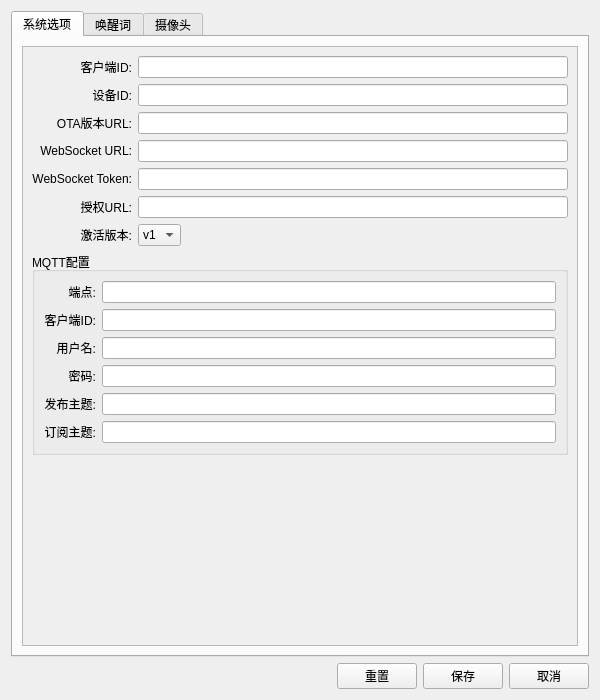
<?xml version="1.0" encoding="UTF-8"?>
<ui version="4.0">
 <class>SettingsWindow</class>
 <widget class="QDialog" name="SettingsWindow">
  <property name="geometry">
   <rect>
    <x>0</x>
    <y>0</y>
    <width>600</width>
    <height>700</height>
   </rect>
  </property>
  <property name="windowTitle">
   <string>参数配置</string>
  </property>
  <property name="modal">
   <bool>true</bool>
  </property>
  <layout class="QVBoxLayout" name="verticalLayout">
   <item>
    <widget class="QTabWidget" name="tabWidget">
     <property name="currentIndex">
      <number>0</number>
     </property>
     <widget class="QWidget" name="system_tab">
      <attribute name="title">
       <string>系统选项</string>
      </attribute>
      <layout class="QVBoxLayout" name="system_layout">
       <item>
        <widget class="QScrollArea" name="system_scroll">
         <property name="widgetResizable">
          <bool>true</bool>
         </property>
         <widget class="QWidget" name="system_content">
          <property name="geometry">
           <rect>
            <x>0</x>
            <y>0</y>
            <width>574</width>
            <height>474</height>
           </rect>
          </property>
          <layout class="QFormLayout" name="system_form">
           <property name="labelAlignment">
            <set>Qt::AlignRight|Qt::AlignVCenter</set>
           </property>
           <property name="fieldGrowthPolicy">
            <enum>QFormLayout::ExpandingFieldsGrow</enum>
           </property>
           <item row="0" column="0">
            <widget class="QLabel" name="client_id_label">
             <property name="text">
              <string>客户端ID:</string>
             </property>
             <property name="alignment">
              <set>Qt::AlignRight|Qt::AlignVCenter</set>
             </property>
            </widget>
           </item>
           <item row="0" column="1">
            <widget class="QLineEdit" name="client_id_edit">
             <property name="readOnly">
              <bool>false</bool>
             </property>
            </widget>
           </item>
           <item row="1" column="0">
            <widget class="QLabel" name="device_id_label">
             <property name="text">
              <string>设备ID:</string>
             </property>
             <property name="alignment">
              <set>Qt::AlignRight|Qt::AlignVCenter</set>
             </property>
            </widget>
           </item>
           <item row="1" column="1">
            <widget class="QLineEdit" name="device_id_edit">
             <property name="readOnly">
              <bool>false</bool>
             </property>
            </widget>
           </item>
           <item row="2" column="0">
            <widget class="QLabel" name="ota_url_label">
             <property name="text">
              <string>OTA版本URL:</string>
             </property>
             <property name="alignment">
              <set>Qt::AlignRight|Qt::AlignVCenter</set>
             </property>
            </widget>
           </item>
           <item row="2" column="1">
            <widget class="QLineEdit" name="ota_url_edit"/>
           </item>
           <item row="3" column="0">
            <widget class="QLabel" name="websocket_url_label">
             <property name="text">
              <string>WebSocket URL:</string>
             </property>
             <property name="alignment">
              <set>Qt::AlignRight|Qt::AlignVCenter</set>
             </property>
            </widget>
           </item>
           <item row="3" column="1">
            <widget class="QLineEdit" name="websocket_url_edit"/>
           </item>
           <item row="4" column="0">
            <widget class="QLabel" name="websocket_token_label">
             <property name="text">
              <string>WebSocket Token:</string>
             </property>
             <property name="alignment">
              <set>Qt::AlignRight|Qt::AlignVCenter</set>
             </property>
            </widget>
           </item>
           <item row="4" column="1">
            <widget class="QLineEdit" name="websocket_token_edit"/>
           </item>
           <item row="5" column="0">
            <widget class="QLabel" name="authorization_url_label">
             <property name="text">
              <string>授权URL:</string>
             </property>
             <property name="alignment">
              <set>Qt::AlignRight|Qt::AlignVCenter</set>
             </property>
            </widget>
           </item>
           <item row="5" column="1">
            <widget class="QLineEdit" name="authorization_url_edit"/>
           </item>
           <item row="6" column="0">
            <widget class="QLabel" name="activation_version_label">
             <property name="text">
              <string>激活版本:</string>
             </property>
             <property name="alignment">
              <set>Qt::AlignRight|Qt::AlignVCenter</set>
             </property>
            </widget>
           </item>
           <item row="6" column="1">
            <widget class="QComboBox" name="activation_version_combo">
             <item>
              <property name="text">
               <string>v1</string>
              </property>
             </item>
             <item>
              <property name="text">
               <string>v2</string>
              </property>
             </item>
            </widget>
           </item>
           <item row="7" column="0" colspan="2">
            <widget class="QGroupBox" name="mqtt_group">
             <property name="title">
              <string>MQTT配置</string>
             </property>
             <layout class="QFormLayout" name="mqtt_form">
              <property name="labelAlignment">
               <set>Qt::AlignRight|Qt::AlignVCenter</set>
              </property>
              <property name="fieldGrowthPolicy">
               <enum>QFormLayout::ExpandingFieldsGrow</enum>
              </property>
              <item row="0" column="0">
               <widget class="QLabel" name="mqtt_endpoint_label">
                <property name="text">
                 <string>端点:</string>
                </property>
                <property name="alignment">
                 <set>Qt::AlignRight|Qt::AlignVCenter</set>
                </property>
               </widget>
              </item>
              <item row="0" column="1">
               <widget class="QLineEdit" name="mqtt_endpoint_edit"/>
              </item>
              <item row="1" column="0">
               <widget class="QLabel" name="mqtt_client_id_label">
                <property name="text">
                 <string>客户端ID:</string>
                </property>
                <property name="alignment">
                 <set>Qt::AlignRight|Qt::AlignVCenter</set>
                </property>
               </widget>
              </item>
              <item row="1" column="1">
               <widget class="QLineEdit" name="mqtt_client_id_edit"/>
              </item>
              <item row="2" column="0">
               <widget class="QLabel" name="mqtt_username_label">
                <property name="text">
                 <string>用户名:</string>
                </property>
                <property name="alignment">
                 <set>Qt::AlignRight|Qt::AlignVCenter</set>
                </property>
               </widget>
              </item>
              <item row="2" column="1">
               <widget class="QLineEdit" name="mqtt_username_edit"/>
              </item>
              <item row="3" column="0">
               <widget class="QLabel" name="mqtt_password_label">
                <property name="text">
                 <string>密码:</string>
                </property>
                <property name="alignment">
                 <set>Qt::AlignRight|Qt::AlignVCenter</set>
                </property>
               </widget>
              </item>
              <item row="3" column="1">
               <widget class="QLineEdit" name="mqtt_password_edit">
                <property name="echoMode">
                 <enum>QLineEdit::Password</enum>
                </property>
               </widget>
              </item>
              <item row="4" column="0">
               <widget class="QLabel" name="mqtt_publish_topic_label">
                <property name="text">
                 <string>发布主题:</string>
                </property>
                <property name="alignment">
                 <set>Qt::AlignRight|Qt::AlignVCenter</set>
                </property>
               </widget>
              </item>
              <item row="4" column="1">
               <widget class="QLineEdit" name="mqtt_publish_topic_edit"/>
              </item>
              <item row="5" column="0">
               <widget class="QLabel" name="mqtt_subscribe_topic_label">
                <property name="text">
                 <string>订阅主题:</string>
                </property>
                <property name="alignment">
                 <set>Qt::AlignRight|Qt::AlignVCenter</set>
                </property>
               </widget>
              </item>
              <item row="5" column="1">
               <widget class="QLineEdit" name="mqtt_subscribe_topic_edit"/>
              </item>
             </layout>
            </widget>
           </item>
          </layout>
         </widget>
        </widget>
       </item>
      </layout>
     </widget>
     <widget class="QWidget" name="wake_word_tab">
      <attribute name="title">
       <string>唤醒词</string>
      </attribute>
      <layout class="QVBoxLayout" name="wake_word_layout">
       <item>
        <widget class="QScrollArea" name="wake_word_scroll">
         <property name="widgetResizable">
          <bool>true</bool>
         </property>
         <widget class="QWidget" name="wake_word_content">
          <property name="geometry">
           <rect>
            <x>0</x>
            <y>0</y>
            <width>574</width>
            <height>262</height>
           </rect>
          </property>
          <layout class="QFormLayout" name="wake_word_form">
           <property name="labelAlignment">
            <set>Qt::AlignRight|Qt::AlignVCenter</set>
           </property>
           <property name="fieldGrowthPolicy">
            <enum>QFormLayout::ExpandingFieldsGrow</enum>
           </property>
           <item row="0" column="0">
            <widget class="QLabel" name="use_wake_word_label">
             <property name="text">
              <string>启用唤醒词:</string>
             </property>
             <property name="alignment">
              <set>Qt::AlignRight|Qt::AlignVCenter</set>
             </property>
            </widget>
           </item>
           <item row="0" column="1">
            <widget class="QCheckBox" name="use_wake_word_check"/>
           </item>
           <item row="1" column="0">
            <widget class="QLabel" name="model_path_label">
             <property name="text">
              <string>模型路径:</string>
             </property>
             <property name="alignment">
              <set>Qt::AlignRight|Qt::AlignVCenter</set>
             </property>
            </widget>
           </item>
           <item row="1" column="1">
            <layout class="QHBoxLayout" name="model_path_layout">
             <item>
              <widget class="QLineEdit" name="model_path_edit"/>
             </item>
             <item>
              <widget class="QPushButton" name="model_path_btn">
               <property name="text">
                <string>浏览</string>
               </property>
              </widget>
             </item>
            </layout>
           </item>
           <item row="2" column="0">
            <widget class="QLabel" name="wake_words_label">
             <property name="text">
              <string>唤醒词列表:</string>
             </property>
             <property name="alignment">
              <set>Qt::AlignRight|Qt::AlignTop</set>
             </property>
            </widget>
           </item>
           <item row="2" column="1">
            <layout class="QVBoxLayout" name="wake_words_layout">
             <item>
              <widget class="QTextEdit" name="wake_words_edit">
               <property name="maximumSize">
                <size>
                 <width>16777215</width>
                 <height>100</height>
                </size>
               </property>
               <property name="placeholderText">
                <string>每行一个唤醒词</string>
               </property>
              </widget>
             </item>
             <item>
              <widget class="QLabel" name="wake_words_hint">
               <property name="text">
                <string>提示: 每行输入一个唤醒词，如"小智"、"小美"</string>
               </property>
               <property name="styleSheet">
                <string>color: #666; font-size: 11px;</string>
               </property>
              </widget>
             </item>
            </layout>
           </item>
          </layout>
         </widget>
        </widget>
       </item>
      </layout>
     </widget>
     <widget class="QWidget" name="camera_tab">
      <attribute name="title">
       <string>摄像头</string>
      </attribute>
      <layout class="QVBoxLayout" name="camera_layout">
       <item>
        <widget class="QScrollArea" name="camera_scroll">
         <property name="widgetResizable">
          <bool>true</bool>
         </property>
         <widget class="QWidget" name="camera_content">
          <property name="geometry">
           <rect>
            <x>0</x>
            <y>0</y>
            <width>574</width>
            <height>345</height>
           </rect>
          </property>
          <layout class="QFormLayout" name="camera_form">
           <property name="labelAlignment">
            <set>Qt::AlignRight|Qt::AlignVCenter</set>
           </property>
           <property name="fieldGrowthPolicy">
            <enum>QFormLayout::ExpandingFieldsGrow</enum>
           </property>
           <item row="0" column="0">
            <widget class="QLabel" name="camera_index_label">
             <property name="text">
              <string>摄像头索引:</string>
             </property>
             <property name="alignment">
              <set>Qt::AlignRight|Qt::AlignVCenter</set>
             </property>
            </widget>
           </item>
           <item row="0" column="1">
            <widget class="QSpinBox" name="camera_index_spin">
             <property name="minimum">
              <number>0</number>
             </property>
             <property name="maximum">
              <number>10</number>
             </property>
            </widget>
           </item>
           <item row="1" column="0">
            <widget class="QLabel" name="frame_width_label">
             <property name="text">
              <string>画面宽度:</string>
             </property>
             <property name="alignment">
              <set>Qt::AlignRight|Qt::AlignVCenter</set>
             </property>
            </widget>
           </item>
           <item row="1" column="1">
            <widget class="QSpinBox" name="frame_width_spin">
             <property name="minimum">
              <number>320</number>
             </property>
             <property name="maximum">
              <number>1920</number>
             </property>
             <property name="singleStep">
              <number>10</number>
             </property>
             <property name="value">
              <number>640</number>
             </property>
            </widget>
           </item>
           <item row="2" column="0">
            <widget class="QLabel" name="frame_height_label">
             <property name="text">
              <string>画面高度:</string>
             </property>
             <property name="alignment">
              <set>Qt::AlignRight|Qt::AlignVCenter</set>
             </property>
            </widget>
           </item>
           <item row="2" column="1">
            <widget class="QSpinBox" name="frame_height_spin">
             <property name="minimum">
              <number>240</number>
             </property>
             <property name="maximum">
              <number>1080</number>
             </property>
             <property name="singleStep">
              <number>10</number>
             </property>
             <property name="value">
              <number>480</number>
             </property>
            </widget>
           </item>
           <item row="3" column="0">
            <widget class="QLabel" name="fps_label">
             <property name="text">
              <string>帧率:</string>
             </property>
             <property name="alignment">
              <set>Qt::AlignRight|Qt::AlignVCenter</set>
             </property>
            </widget>
           </item>
           <item row="3" column="1">
            <widget class="QSpinBox" name="fps_spin">
             <property name="minimum">
              <number>1</number>
             </property>
             <property name="maximum">
              <number>60</number>
             </property>
             <property name="value">
              <number>30</number>
             </property>
            </widget>
           </item>
           <item row="4" column="0">
            <widget class="QLabel" name="local_vl_url_label">
             <property name="text">
              <string>本地VL URL:</string>
             </property>
             <property name="alignment">
              <set>Qt::AlignRight|Qt::AlignVCenter</set>
             </property>
            </widget>
           </item>
           <item row="4" column="1">
            <widget class="QLineEdit" name="local_vl_url_edit"/>
           </item>
           <item row="5" column="0">
            <widget class="QLabel" name="vl_api_key_label">
             <property name="text">
              <string>VL API Key:</string>
             </property>
             <property name="alignment">
              <set>Qt::AlignRight|Qt::AlignVCenter</set>
             </property>
            </widget>
           </item>
           <item row="5" column="1">
            <widget class="QLineEdit" name="vl_api_key_edit">
             <property name="echoMode">
              <enum>QLineEdit::Password</enum>
             </property>
            </widget>
           </item>
           <item row="6" column="0">
            <widget class="QLabel" name="models_label">
             <property name="text">
              <string>模型:</string>
             </property>
             <property name="alignment">
              <set>Qt::AlignRight|Qt::AlignVCenter</set>
             </property>
            </widget>
           </item>
           <item row="6" column="1">
            <widget class="QLineEdit" name="models_edit"/>
           </item>
          </layout>
         </widget>
        </widget>
       </item>
      </layout>
     </widget>
    </widget>
   </item>
   <item>
    <layout class="QHBoxLayout" name="button_layout">
     <item>
      <spacer name="button_spacer">
       <property name="orientation">
        <enum>Qt::Horizontal</enum>
       </property>
       <property name="sizeHint" stdset="0">
        <size>
         <width>40</width>
         <height>20</height>
        </size>
       </property>
      </spacer>
     </item>
     <item>
      <widget class="QPushButton" name="reset_btn">
       <property name="text">
        <string>重置</string>
       </property>
      </widget>
     </item>
     <item>
      <widget class="QPushButton" name="save_btn">
       <property name="text">
        <string>保存</string>
       </property>
      </widget>
     </item>
     <item>
      <widget class="QPushButton" name="cancel_btn">
       <property name="text">
        <string>取消</string>
       </property>
      </widget>
     </item>
    </layout>
   </item>
  </layout>
 </widget>
 <resources/>
 <connections/>
</ui>
